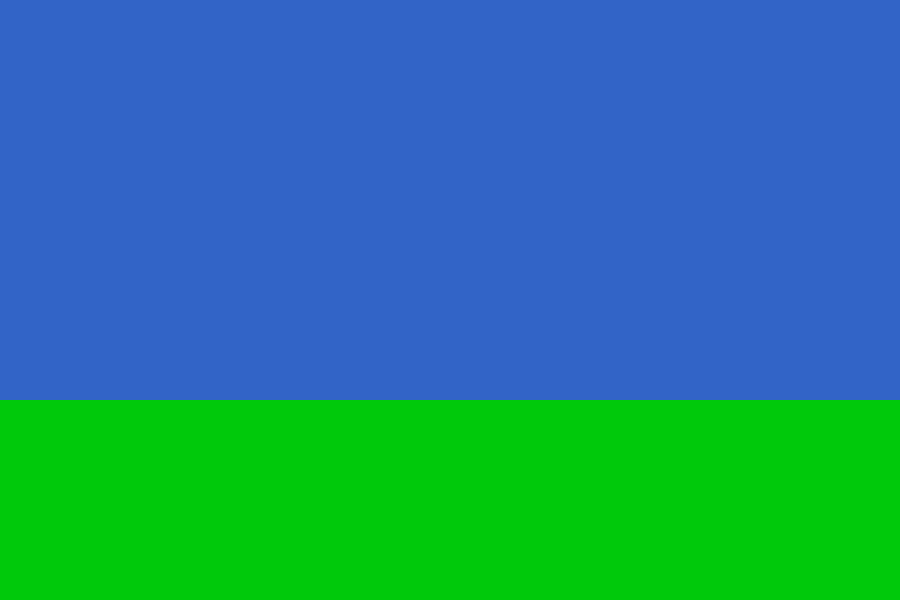
Frame 1 (no input)
Frame 60 (the mouse pressed at the canvas centre just before this capture): identical to frame 1, image omitted
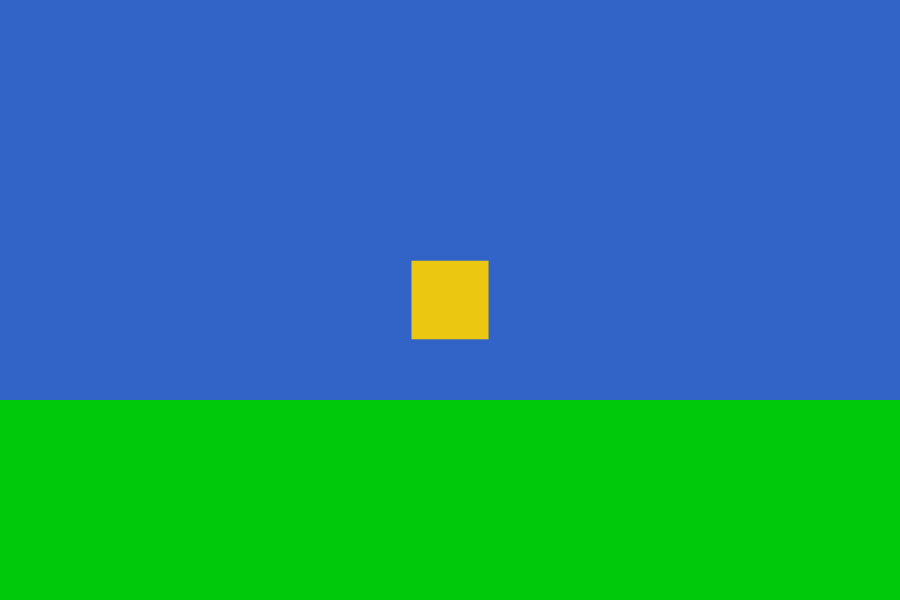
Frame 120 (the mouse held since frame 60 and released just before this capture)

The Processing sketch that drew these frames (run headless with seeded random() and noise(); from frame 60 on, the mouse is pressed at the canvas centre):

// Processing sketch: Connor_Perrier
// ── Connor_Perrier.pde
// Base class representing a generic shape
class Shape {
  float x, y; // Position of the shape
  color fillColor; // Fill color of the shape

  // Constructor for the Shape class
  Shape(float x, float y, color fillColor) {
    this.x = x; // Assign the x-coordinate
    this.y = y; // Assign the y-coordinate
    this.fillColor = fillColor; // Set the fill color
  }

  // Method to display the shape, to be overridden by subclasses
  void display() {
    fill(fillColor); // Set the fill color
    noStroke(); // Disable borders for the shape
  }
}

// A factory method, should be a seperate class here with this static method, can try yourself
Shape createRandomShape(int x, int y) {
    return new Rectangle(x, y, random(40, 120), random(20, 80), color(int(mouseX)*255, int(mouseY)*255, 0));
  }
// triangle class


// Rectangle class inheriting from Shape
class Rectangle extends Shape {
  float width, height; // Width and height of the rectangle
  
  // Constructor for Rectangle
  Rectangle(float x, float y, float width, float height, color fillColor) {
    super(x, y, fillColor); // Call the parent constructor
    this.width = width; // Assign the width
    this.height = height; // Assign the height
  }

  // Override the display method to draw the rectangle
  void display() {
    super.display(); // Call the base class display method
    rectMode(CENTER); // Set rectangle mode to center
    rect(x, y, width, height); // Draw the rectangle
  }

 
}

ArrayList<Shape> shapes; // Create an ArrayList to store shapes
Shape selectedShape = null; // To track the selected shape

void setup() {
  size(900,600); // sets size, proportional to the colorado flag
  shapes = new ArrayList<Shape>(); // initializes the arraylist
  shapes.add(new Rectangle(450, 500, 900, 200, color(0,200,10))); // creates the lovely very green grass on the ground
}

void draw() {
  background(50,100,200); //creates the awesomely blue sky in the air
  for(Shape shape : shapes) {
    shape.display(); // Display each shape
  }
}

// the mousePressed block allocates the corresponding colour to the location clicked, as to approximate the flag of Colorado
// all of the colours have a bit of randomness baked in, helping alter the brightness, saturation, and hue and "breaking up" otherwise solid colour blocks
// this is much like how an Aurora Borealis/Australis has changing hues, even if largely one colour

void mousePressed() {
  //this block ensures all rectangles/buildings at the top/bottom of the screen are allocated a dark blue colour
  if (mouseY < 100) { 
      shapes.add(new Rectangle(mouseX, mouseY, random(35,100), random(50,160), color(random(10), 28+random(20) , 91+random(20))));
    }
    else if (mouseY> 500) {
      shapes.add(new Rectangle(mouseX, mouseY, random(35,100), random(50,160), color(random(10), 28+random(20) , 91+random(20))));
    }
    
    
    //this block here takes the bands between the middle and very outside (100 < y < 200 and 400 < y < 500)
    //it then allocates either red or blue depending on where the user clicked, approximating the circular focal point of the flag
    else if (mouseY < 200) {
      if (180 < mouseX) {
        if (mouseX < 580){
        shapes.add(new Rectangle(mouseX, mouseY, random(35,100), random(50,160), color(181 + random(20), 1 + random(20), 58 - random(20))));
      }}
      if (mouseX > 580) {
        shapes.add(new Rectangle(mouseX, mouseY, random(35,100), random(50,160), color(random(10), 28+random(20) , 91+random(20))));
    }
    if (mouseX < 180) {
        shapes.add(new Rectangle(mouseX, mouseY, random(35,100), random(50,160), color(random(10), 28+random(20) , 91+random(20))));
    }
    }
      else if (mouseY > 400) {
      if (580 > mouseX) {
      if (mouseX > 180){
        shapes.add(new Rectangle(mouseX, mouseY, random(35,100), random(50,160), color(181 + random(20), 1 + random(20), 58 - random(20))));
      }}
      if (mouseX < 180) {
        shapes.add(new Rectangle(mouseX, mouseY, random(35,100), random(50,160), color(random(10), 28+random(20) , 91+random(20))));
    }
      if (mouseX > 580) {
        shapes.add(new Rectangle(mouseX, mouseY, random(35,100), random(50,160), color(random(10), 28+random(20) , 91+random(20))));
    }}
     
     
     // this then takes the middle band of the flag (200 < y < 400)
     // it then allocates the corresponding color to the location clicked
     // middle of the "circle" --> yellow
     // outer ring of the of the "circle" --> red
     // outside of the "circle" --> white
    else {
      if (mouseX <180) {
        shapes.add(new Rectangle(mouseX, mouseY, random(35,100), random(50,160), color(255-random(20),255-random(20),255-random(20))));
      }
      if (mouseX >480) {
        shapes.add(new Rectangle(mouseX, mouseY, random(35,100), random(50,160), color(255-random(20),255-random(20),255-random(20))));
    }
       if (280 < mouseX) {
         if (mouseX< 480) {
          shapes.add(new Rectangle(mouseX, mouseY, random(35,100), random(50,160), color(255 - random(20), 195 + random(20), 0 + random(20))));
      }}
      else if (180 < mouseX) {
      if (mouseX < 480) {
         shapes.add(new Rectangle(mouseX, mouseY, random(35,100), random(50,160), color(181 + random(20), 1 + random(20), 58 - random(20))));
      }
      
    
     }
        
 }
}
